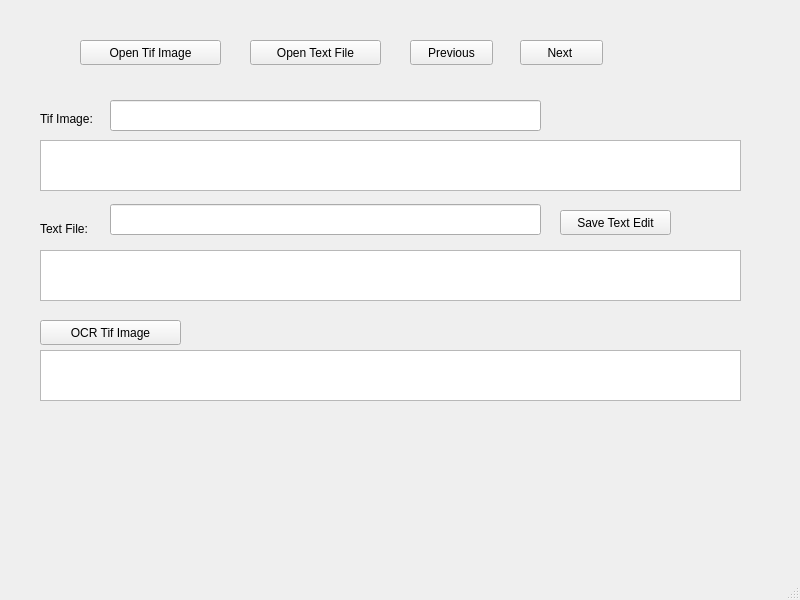
<?xml version="1.0" encoding="UTF-8"?>
<ui version="4.0">
 <class>MainWindow</class>
 <widget class="QMainWindow" name="MainWindow">
  <property name="geometry">
   <rect>
    <x>0</x>
    <y>0</y>
    <width>800</width>
    <height>600</height>
   </rect>
  </property>
  <property name="windowTitle">
   <string>Ground Truth Review</string>
  </property>
  <widget class="QWidget" name="centralwidget">
   <widget class="QGraphicsView" name="graphicsView">
    <property name="geometry">
     <rect>
      <x>40</x>
      <y>140</y>
      <width>701</width>
      <height>51</height>
     </rect>
    </property>
   </widget>
   <widget class="QLineEdit" name="lineEdit">
    <property name="geometry">
     <rect>
      <x>110</x>
      <y>100</y>
      <width>431</width>
      <height>31</height>
     </rect>
    </property>
   </widget>
   <widget class="QPlainTextEdit" name="plainTextEdit">
    <property name="geometry">
     <rect>
      <x>40</x>
      <y>250</y>
      <width>701</width>
      <height>51</height>
     </rect>
    </property>
   </widget>
   <widget class="QPushButton" name="pushButton">
    <property name="geometry">
     <rect>
      <x>40</x>
      <y>320</y>
      <width>141</width>
      <height>25</height>
     </rect>
    </property>
    <property name="text">
     <string>OCR Tif Image</string>
    </property>
   </widget>
   <widget class="QPushButton" name="pushButton_2">
    <property name="geometry">
     <rect>
      <x>80</x>
      <y>40</y>
      <width>141</width>
      <height>25</height>
     </rect>
    </property>
    <property name="text">
     <string>Open Tif Image</string>
    </property>
   </widget>
   <widget class="QPushButton" name="pushButton_3">
    <property name="geometry">
     <rect>
      <x>560</x>
      <y>210</y>
      <width>111</width>
      <height>25</height>
     </rect>
    </property>
    <property name="text">
     <string>Save Text Edit</string>
    </property>
   </widget>
   <widget class="QPushButton" name="pushButton_4">
    <property name="geometry">
     <rect>
      <x>520</x>
      <y>40</y>
      <width>83</width>
      <height>25</height>
     </rect>
    </property>
    <property name="text">
     <string>Next </string>
    </property>
   </widget>
   <widget class="QPushButton" name="pushButton_5">
    <property name="geometry">
     <rect>
      <x>410</x>
      <y>40</y>
      <width>83</width>
      <height>25</height>
     </rect>
    </property>
    <property name="text">
     <string>Previous</string>
    </property>
   </widget>
   <widget class="QLabel" name="label">
    <property name="geometry">
     <rect>
      <x>40</x>
      <y>110</y>
      <width>64</width>
      <height>17</height>
     </rect>
    </property>
    <property name="text">
     <string>Tif Image:</string>
    </property>
   </widget>
   <widget class="QLabel" name="label_2">
    <property name="geometry">
     <rect>
      <x>40</x>
      <y>220</y>
      <width>64</width>
      <height>17</height>
     </rect>
    </property>
    <property name="text">
     <string>Text File:</string>
    </property>
   </widget>
   <widget class="QLineEdit" name="lineEdit_2">
    <property name="geometry">
     <rect>
      <x>110</x>
      <y>204</y>
      <width>431</width>
      <height>31</height>
     </rect>
    </property>
   </widget>
   <widget class="QPlainTextEdit" name="plainTextEdit_2">
    <property name="geometry">
     <rect>
      <x>40</x>
      <y>350</y>
      <width>701</width>
      <height>51</height>
     </rect>
    </property>
   </widget>
   <widget class="QPushButton" name="pushButton_6">
    <property name="geometry">
     <rect>
      <x>250</x>
      <y>40</y>
      <width>131</width>
      <height>25</height>
     </rect>
    </property>
    <property name="text">
     <string>Open Text File</string>
    </property>
   </widget>
  </widget>
  <widget class="QMenuBar" name="menubar">
   <property name="geometry">
    <rect>
     <x>0</x>
     <y>0</y>
     <width>800</width>
     <height>22</height>
    </rect>
   </property>
  </widget>
  <widget class="QStatusBar" name="statusbar"/>
 </widget>
 <resources/>
 <connections/>
</ui>
